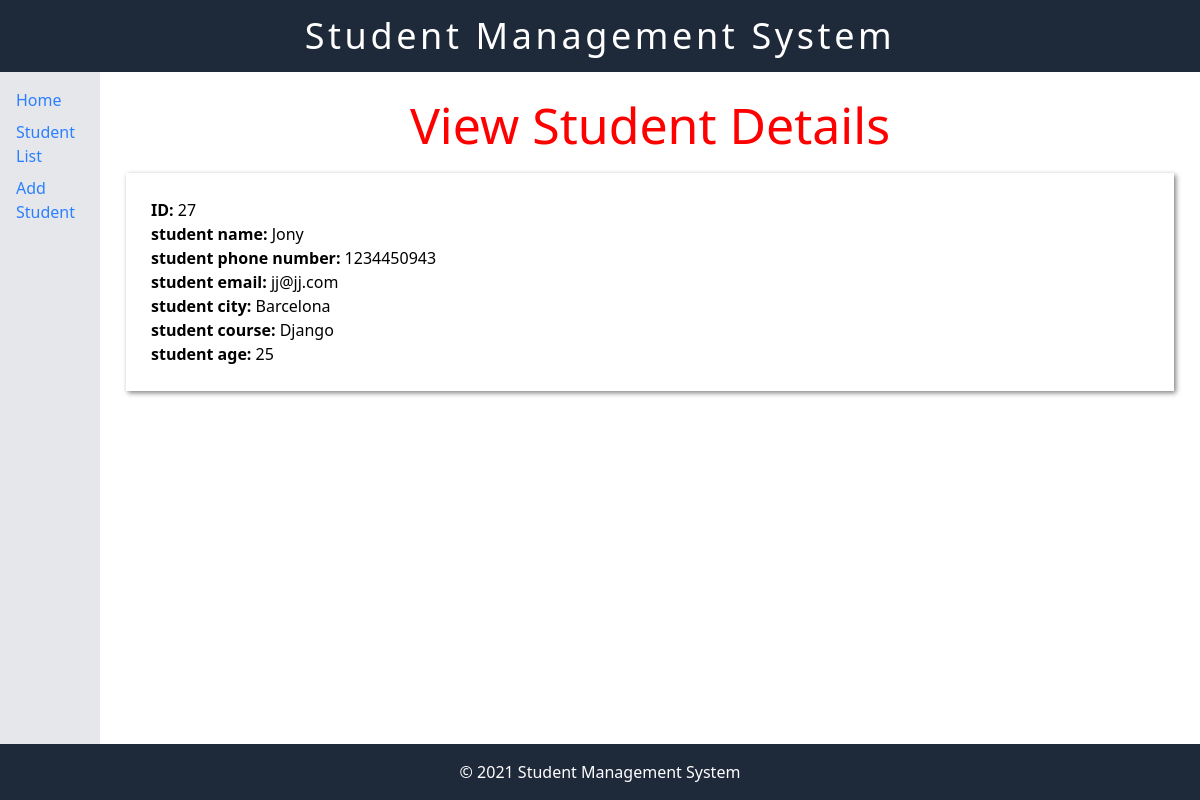
/view_student/27, run on the app's committed database.
### students/models.py (models this page shows)
class Student(models.Model):
    student_name = models.CharField(max_length=100)
    student_phone_number = models.CharField(max_length=12)
    student_email = models.EmailField()
    student_city = models.CharField(max_length=100)
    student_course = models.CharField(max_length=100)
    student_age = models.IntegerField()
    def get_fields(self):
        return [(field.verbose_name, getattr(self, field.name)) for field in self._meta.fields]

### students/views.py (the view)
# urls.py: path('view_student/<int:student_id>',view_student,name='view_student'),
def view_student(request, student_id):
    student = Student.objects.get(id = student_id)
    return render(request,"view_student.html",{'student': student})

### students/templates/view_student.html (shortened to what this page needs)
{% extends "base.html" %}
{% load static %}
{% block head %}
<link rel="stylesheet" href="{% static 'view_student.css' %}" />
{% endblock %}
{% block content %}
<h1>View Student Details</h1>
<div class="student-view">
    {% for field, value in student.get_fields %}
    <p><strong>{{ field }}:</strong> {{ value }}</p>
    {% endfor %}
</div>
{% endblock %}

### students/static/view_student.css (style rules this page uses)
h1 { color: red; font-size: 50px; text-align: center; }
.student-view { padding: 25px; margin: 10px; box-shadow: 2px 2px 5px grey; }

### data on the page
Student: get_fields "Jony" "1234450943" "jj@jj.com" "Barcelona" "Django"

### other printed values
{{ field }} "ID" "student name" "student phone number" "student email" "student city" "student course" "student age"
{{ value }} "27" "25"
